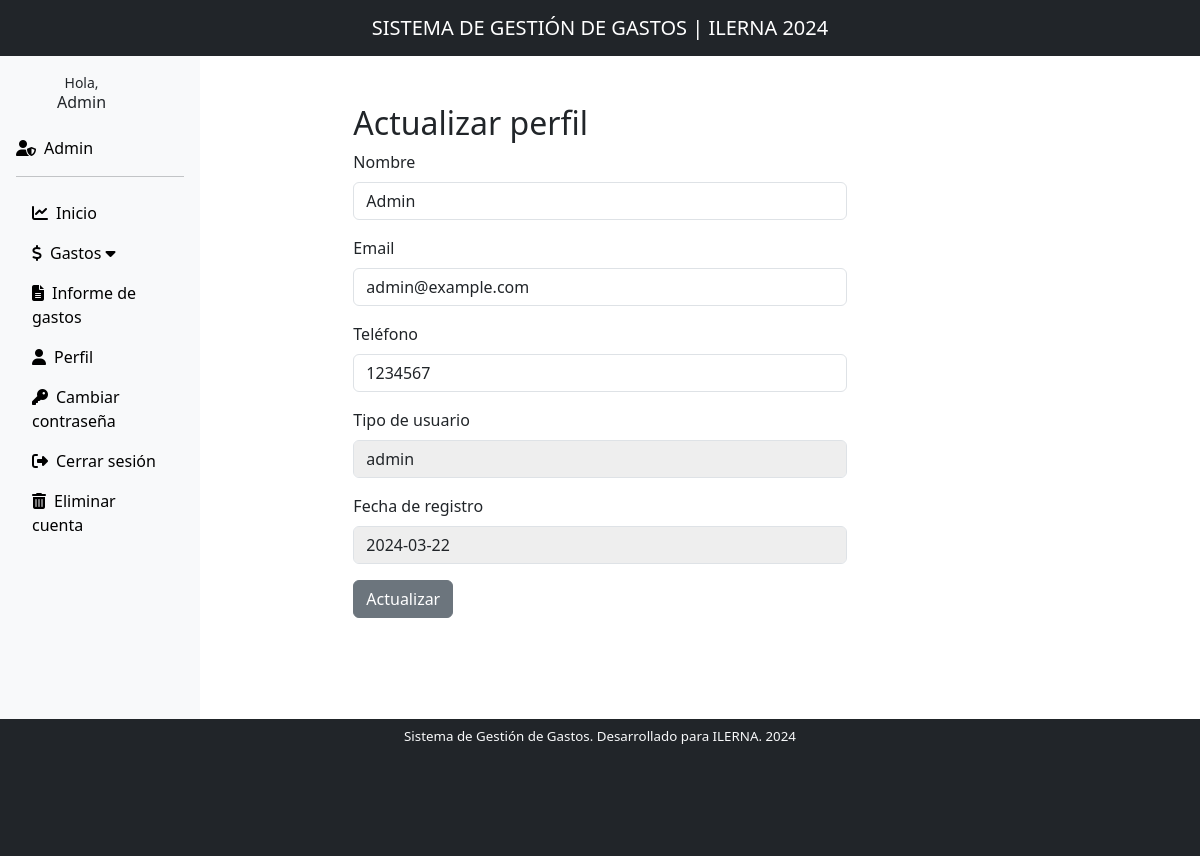
The page /view/profile/user_profile.php (signed in) on the database its author committed.
### tables this page shows
CREATE TABLE `tb_user` (
  `ID` int(11) NOT NULL,
  `Full_Name` varchar(100) DEFAULT NULL,
  `Email` varchar(100) DEFAULT NULL,
  `Phone_Num` varchar(20) DEFAULT NULL,
  `Password` varchar(255) DEFAULT NULL,
  `signup_date` date DEFAULT NULL,
  `role_id` int(11) DEFAULT NULL
);

CREATE TABLE `tb_role` (
  `role_id` int(11) NOT NULL,
  `role_name` varchar(50) NOT NULL
);

### view/profile/user_profile.php (the view, shortened to what this page needs)
<?php
include '../../config/dbconnection.php';
class actualizarPerfil
{
    private $con;
    private $user_id;
    private $user;
    private $user_role;
    public function __construct($con)
    {
        $this->con = $con;
        $this->user_id = $_SESSION['detsuid'];
        $this->fetchUserData();
    }
    private function fetchUserData()
    {
        $query = "SELECT u.*, r.role_name FROM tb_user u LEFT JOIN tb_role r ON u.role_id = r.role_id WHERE u.ID = ?";
        $stmt = $this->con->prepare($query);
        $stmt->bind_param("i", $this->user_id);
        $stmt->execute();
        $result = $stmt->get_result();
        $this->user = $result->fetch_assoc();
        $this->user_role = $this->user['role_name'];
    }
    public function getUser()
    {
        return $this->user;
    }
    public function getUserRole()
    {
        return $this->user_role;
    }
}
$userProfileUpdater = new actualizarPerfil($con);
$userProfileUpdater->updateUserProfile();
$user = $userProfileUpdater->getUser();
$user_role = $userProfileUpdater->getUserRole();
?>
<!DOCTYPE html>
<html lang="en">
<head>
    <link rel="stylesheet" href="https://cdn.jsdelivr.net/npm/bootstrap@5.3.2/dist/css/bootstrap.min.css"
>
</head>
<body>
    <?php include '../layout/header.php'; ?>
    <div class="container-fluid">
        <div class="row vh-100">
            <?php include '../layout/sidebar.php'; ?>
            <div class="col-md-8">
                <div class="container mt-5 col-md-8">
                    <form action="<?php echo htmlspecialchars($_SERVER["PHP_SELF"]); ?>" method="post" novalidate>
                        <h2>Actualizar perfil</h2>
                        <div class="mb-3">
                            <label for="fullname" class="form-label">Nombre</label>
                            <input type="text" class="form-control" id="fullname" name="fullname"
                                value="<?php echo $user['Full_Name']; ?>" required>
                        </div>
                        <div class="mb-3">
                            <label for="email" class="form-label">Email</label>
                            <input type="email" class="form-control" id="email" name="email"
                                value="<?php echo $user['Email']; ?>" required>
                        </div>
                        <div class="mb-3">
                            <label for="phone" class="form-label">Teléfono</label>
                            <input type="text" class="form-control" id="phone" name="phone"
                                value="<?php echo $user['Phone_Num']; ?>">
                        </div>
                        <div class="mb-3">
                            <label for="user_role" class="form-label">Tipo de usuario</label>
                            <input type="text" class="form-control" id="user_role" name="user_role"
                                value="<?php echo $user_role; ?>" readonly style="background-color: #eee;">
                        </div>
                        <div class="mb-3">
                            <label for="signup_date" class="form-label">Fecha de registro</label>
                            <input type="text" class="form-control" id="signup_date"
                                value="<?php echo $user['signup_date']; ?>" readonly style="background-color: #eee;">
                        </div>
                        <button type="submit" class="btn btn-secondary">Actualizar</button>
                    </form>
                </div>
            </div>
            <?php include '../layout/footer.php'; ?>
        </div>
    </div>
</body>
</html>

### view/layout/sidebar.php (shortened to what this page needs)
<?
include '../../config/dbconnection.php';
?>
<!DOCTYPE html>
<html lang="en">
<head>
    <link rel="stylesheet" href="https://cdn.jsdelivr.net/npm/bootstrap@5.3.2/dist/css/bootstrap.min.css"
>
    <link rel="stylesheet" href="https://cdnjs.cloudflare.com/ajax/libs/font-awesome/6.5.1/css/all.min.css"
 />
</head>
<body>
    <div class="col-md-3 col-lg-2 d-flex flex-column flex-shrink-0 p-3 bg-light">
        <?php
        $uid = $_SESSION['detsuid'];
        $user_query = mysqli_query($con, "SELECT Full_Name FROM tb_user WHERE ID='$uid'");
        $user_row = mysqli_fetch_assoc($user_query);
        $name = $user_row['Full_Name'];
        ?>
        <a href="/daw_project/view/dashboard/dashboard.php"
            class="d-flex align-items-center mb-3 mb-md-0 me-md-auto link-dark text-decoration-none">
            <div class="row justify-content-center text-center mb-3 mx-auto">
                <div class="small">Hola,</div>
                <h6>
                    <?php echo $name; ?>
                </h6>
            </div>
        </a>
        <?php if ($_SESSION['role'] === 'admin'): ?>
            <a href="/daw_project/view/admin/admin_management.php" class="nav-link link-primary text-black"><i
                    class="fas fa-user-shield me-2"></i>Admin</a>
        <?php endif; ?>
        <hr>
        <ul class="nav nav-pills flex-column mb-auto">
            <li class="nav-item">
                <a href="/daw_project/view/dashboard/dashboard.php" class="nav-link link-primary text-black"
                    aria-current="page">
                    <i class="fas fa-chart-line me-2"></i>Inicio
                </a>
            </li>
            <li class="nav-item">
                <a href="#" class="nav-link text-black link-primary" onclick="toggleSubLinks(event, 'expenses')"><i
                        class="fas fa-dollar-sign me-2"></i>Gastos
                    <i class="fas fa-caret-down ml-auto"></i>
                </a>
            </li>
            <li class="nav-item">
                <a href="/daw_project/view/report/report_form.php" class="nav-link text-black link-primary"><i
                        class="fas fa-file-alt me-2"></i>Informe de gastos</a>
            </li>
            <li class="nav-item">
                <a href="/daw_project/view/profile/user_profile.php" class="nav-link link-primary text-black"><i
                        class="fas fa-user me-2"></i>Perfil</a>
            </li>
            <li class="nav-item">
                <a href="/daw_project/view/profile/password_change.php" class="nav-link link-primary text-black"><i
                        class="fas fa-key me-2"></i>Cambiar contraseña</a>
            </li>
            <li class="nav-item">
                <a href="/daw_project/controller/logout.php" class="nav-link link-primary text-black"><i
                        class="fas fa-sign-out-alt me-2"></i>Cerrar sesión</a>
            </li>
            <li class="nav-item">
                <a href="/daw_project/controller/delete_acc.php" class="nav-link link-danger text-black"><i
                        class="fas fa-trash-alt me-2"></i>Eliminar cuenta</a>
            </li>
        </ul>
    </div>
</body>
</html>

### rows shown on the page
tb_user: Full_Name "Admin", fullname "Admin", email "admin@example.com", phone "1234567", user_role "admin", signup_date "2024-03-22"
